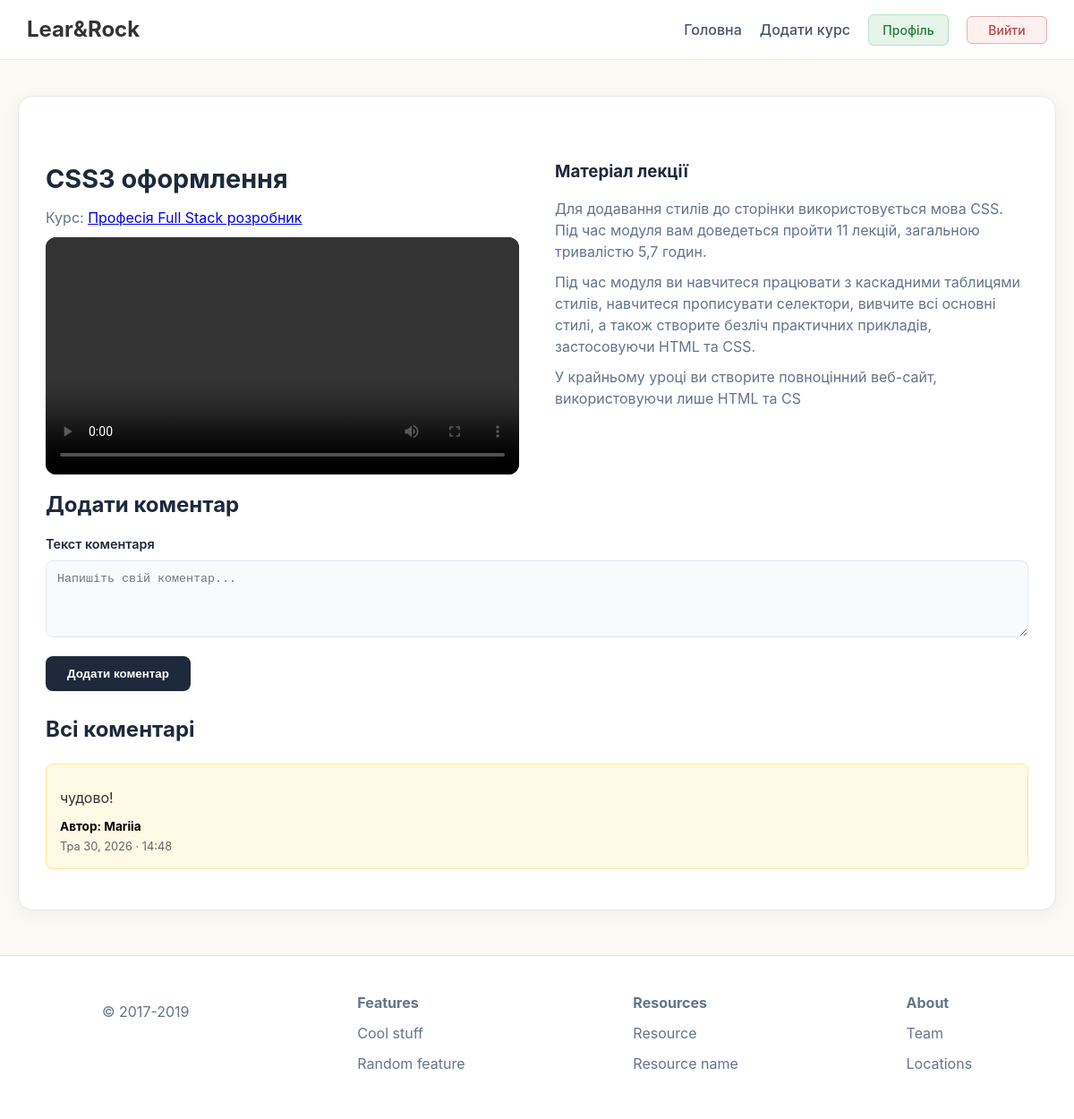
Screenshot of /course/full_stack/lesson/css3/ (signed in) with the database file from the repository.
### courses/models.py (models this page shows, shortened)
class Lesson(models.Model):
    course = models.ForeignKey(Course, on_delete=models.CASCADE, related_name='lessons')
    title = models.CharField(max_length=200)
    slug = models.SlugField()
    video_url = models.URLField(blank=True)
    text = models.TextField(blank=True)
    order = models.PositiveIntegerField(default=0)
    class Meta:
        ordering = ['order']
        unique_together = ('course', 'slug')

class Course(models.Model):
    title = models.CharField(max_length=200, verbose_name="Назва курсу")
    slug = models.SlugField(unique=True, verbose_name="URL адреса")
    description = models.TextField(verbose_name="Опис курсу", blank=True)
    image = models.ImageField(upload_to='courses/', blank=True, null=True, verbose_name="Зображення курсу")
    def get_absolute_url(self):
        return reverse('course_detail', kwargs={'slug': self.slug})

class Comment(models.Model):
    user = models.ForeignKey(User, on_delete=models.CASCADE, related_name='comments')
    lesson = models.ForeignKey('Lesson', on_delete=models.CASCADE, related_name='comments')
    text = models.TextField(verbose_name="Текст коментаря")
    created_at = models.DateTimeField(auto_now_add=True, verbose_name="Дата створення")
    class Meta:
        ordering = ['-created_at']

### courses/views.py (the view, shortened to what this page needs)
# urls.py: path('course/<slug:slug>/lesson/<slug:lesson_slug>/', views.LessonDetailPage.as_view(), name='lesson_detail'),
class LessonDetailPage(LoginRequiredMixin, DetailView):
    model = Lesson
    template_name = 'courses/lesson_detail.html'
    context_object_name = 'lesson'
    def get_object(self, queryset=None):
        return get_object_or_404(
            Lesson,
            slug=self.kwargs['lesson_slug'],
            course__slug=self.kwargs['slug']
        )
    def get_context_data(self, **kwargs):
        context = super().get_context_data(**kwargs)
        context['comments'] = self.object.comments.select_related('user').all()
        context['form'] = CommentForm(initial={'user': self.request.user, 'lesson': self.object})
        return context

### courses/forms.py
class CommentForm(forms.ModelForm):
    class Meta:
        model = Comment
        fields = ['user', 'lesson', 'text']
        widgets = {
            'user': forms.HiddenInput(),
            'lesson': forms.HiddenInput(),
            'text': forms.Textarea(attrs={
                'rows': 4,
                'placeholder': 'Напишіть свій коментар...',
                'class': 'comment-textarea',
            }),
        }

### courses/templates/courses/lesson_detail.html (shortened to what this page needs)
{% extends "courses/base.html" %}
{% load static %}
{% block content %}
<div class="card">
    <div class="page-grid">
        <div>
            <header class="lesson-header">
                <h1>{{ lesson.title }}</h1>
                <p>Курс: <a href="{{ lesson.course.get_absolute_url }}">{{ lesson.course.title }}</a></p>
            </header>
            {% if lesson.video_url %}
            <section class="lesson-video">
                <video controls src="{{ lesson.video_url }}"></video>
            </section>
            {% endif %}
        </div>
        <section class="lesson-body">
            <h3>Матеріал лекції</h3>
            <p>{{ lesson.text|linebreaks }}</p>
        </section>
    </div>
    <section class="comment-section">
        <h2 class="section-heading">Додати коментар</h2>
        {% if user.is_authenticated %}
        <form method="post" class="comment-form" novalidate>
            <div class="field-group">
                <label for="{{ form.text.id_for_label }}">{{ form.text.label }}</label>
                {{ form.text }}
            </div>
            <button type="submit" class="btn-submit">Додати коментар</button>
        </form>
        {% else %}
        <p class="login-notice">
            <a href="{% url 'login' %}?next={{ request.path }}">Увійти</a>, щоб залишити коментар.
        </p>
        {% endif %}
        <h2 class="section-heading comments-list-heading">Всі коментарі</h2>
        {% if comments %}
        <ul class="comment-list">
            {% for comment in comments %}
            <li class="comment-card">
                <p class="comment-text"> {{ comment.text }}</p>
                <span class="comment-author">Автор: {{ comment.user.username }}</span>
                <time class="comment-date" datetime="{{ comment.created_at|date:'c' }}">
                    {{ comment.created_at|date:"M j, Y · H:i" }}
                </time>
            </li>
            {% endfor %}
        </ul>
        {% else %}
        <p class="no-comments">Коментарів поки що немає. Будьте першим!</p>
        {% endif %}
    </section>
</div>
{% endblock %}

### courses/static/courses/css/style.css (style rules this page uses)
:root { --bg-main: #fcf9f5; --bg-nav: #ffffff; --bg-card: #ffffff; --text-primary: #1e293b; --text-muted: #64748b; --accent: #2563eb; --accent-hover: #1d4ed8; --border-color: #e2e8f0; --error-color: #ef4444; --shadow-sm: 0 1px 3px rgba(0,0,0,0.05); --shadow-md: 0 4px 20px rgba(15, 23, 42, 0.05); }
* { box-sizing: border-box; margin: 0; padding: 0; }
body { font-family: 'Inter', -apple-system, sans-serif; background-color: var(--bg-main); color: var(--text-primary); line-height: 1.5; display: flex; flex-direction: column; min-height: 100vh; }
.btn-custom, .btn-submit, .btn, .btn-view { background-color: var(--text-primary); color: #fff; border: none; padding: 12px 24px; border-radius: 8px; cursor: pointer; font-weight: 600; transition: background 0.2s; text-decoration: none; display: inline-block; text-align: center; margin-top: 15px; margin-bottom: 15px; }
.card, .course-container { background: var(--bg-card); border: 1px solid var(--border-color); border-radius: 16px; padding: 30px; box-shadow: var(--shadow-md); margin-bottom: 10px; }
h1 { font-size: 1.8rem; margin-bottom: 10px; margin-top: 10px; }
h2 { margin-bottom: 15px; margin-top: 10px; }
h3 { margin-bottom: 15px; margin-top: 10px; }
p { color: var(--text-muted); margin-bottom: 10px; margin-top: 10px; }
label { display: block; font-weight: 600; font-size: 0.9rem; margin-bottom: 8px; }
input[type="text"], input[type="file"], textarea, select { width: 100%; padding: 12px; border: 1px solid var(--border-color); border-radius: 8px; background-color: #f8fafc; transition: all 0.2s; }
.page-grid { display: grid; grid-template-columns: 1fr 1fr; gap: 40px; margin-top: 30px; }
.lesson-video video { width: 100%; border-radius: 12px; background: #000; }
.comment-list { list-style: none; padding: 0; margin-top: 20px; }
.comment-card { background-color: #fff9e6; border: 1px solid #ffe599; border-radius: 8px; padding: 15px; margin-bottom: 15px; }
.comment-text { font-size: 1rem; color: #333; margin-bottom: 10px; display: block; }
.comment-author { display: block; font-weight: bold; font-size: 0.85rem; color: #000; }
.comment-date { display: block; font-size: 0.8rem; color: #666; margin-top: 2px; }

### rows the page displays
Lesson: title "CSS3 оформлення", course "Професія Full Stack розробник", text "Для додавання стилів до сторінки використовується мова CSS. Під час модуля вам доведеться пройти 11 лекцій, загальною тривалістю 5,7 годин. Під час модуля ви навчитеся працювати з каскадними таблицями стилів, навчитеся прописувати селектори, вивчите всі основні стилі, а також створите безліч практичних прикладів, застосовуючи HTML та CSS. У крайньому уроці ви створите повноцінний веб-сайт, використовуючи лише HTML та CS"
Comment: text "чудово!", user.username "Mariia", created_at "Тра 30, 2026 · 14:48"
